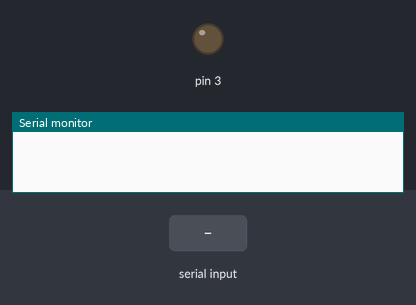
This sketch was run on a simulated Arduino Uno, built with avr-gcc and run on an emulated ATmega328P. On the bench: output pins drawn as LEDs (lit = HIGH), the last lines printed to the serial monitor. The inputs (shaded band) are chosen by the test bench.

Above: at 1.2 s.
1.3 s: "1\n" received over Serial
At 2.1 s:
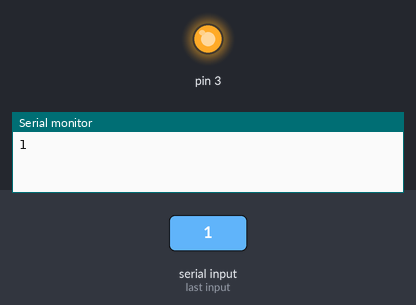
Timing chart, 0 to 4.3 s (numbered marks = the images above; inputs shaded):
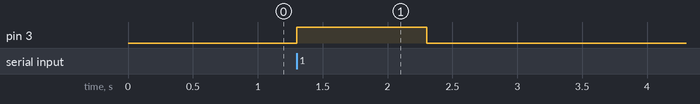

Measured:
- after the input at 1.3 s, pin 3: LOW → HIGH at once, → LOW 1.0 s later

The sketch:

_6.2.ino
```cpp
void setup() {
pinMode(3,OUTPUT);
Serial.begin(9600);
  }


void loop() {
if (Serial.available()>0) {
  int a = Serial.parseInt();
  Serial.println(a);
  switch (a) {
  case 1:
    digitalWrite(3,HIGH);
    break;
  case 0:
    digitalWrite(3,LOW);
    break;
  }
  }
}
```
